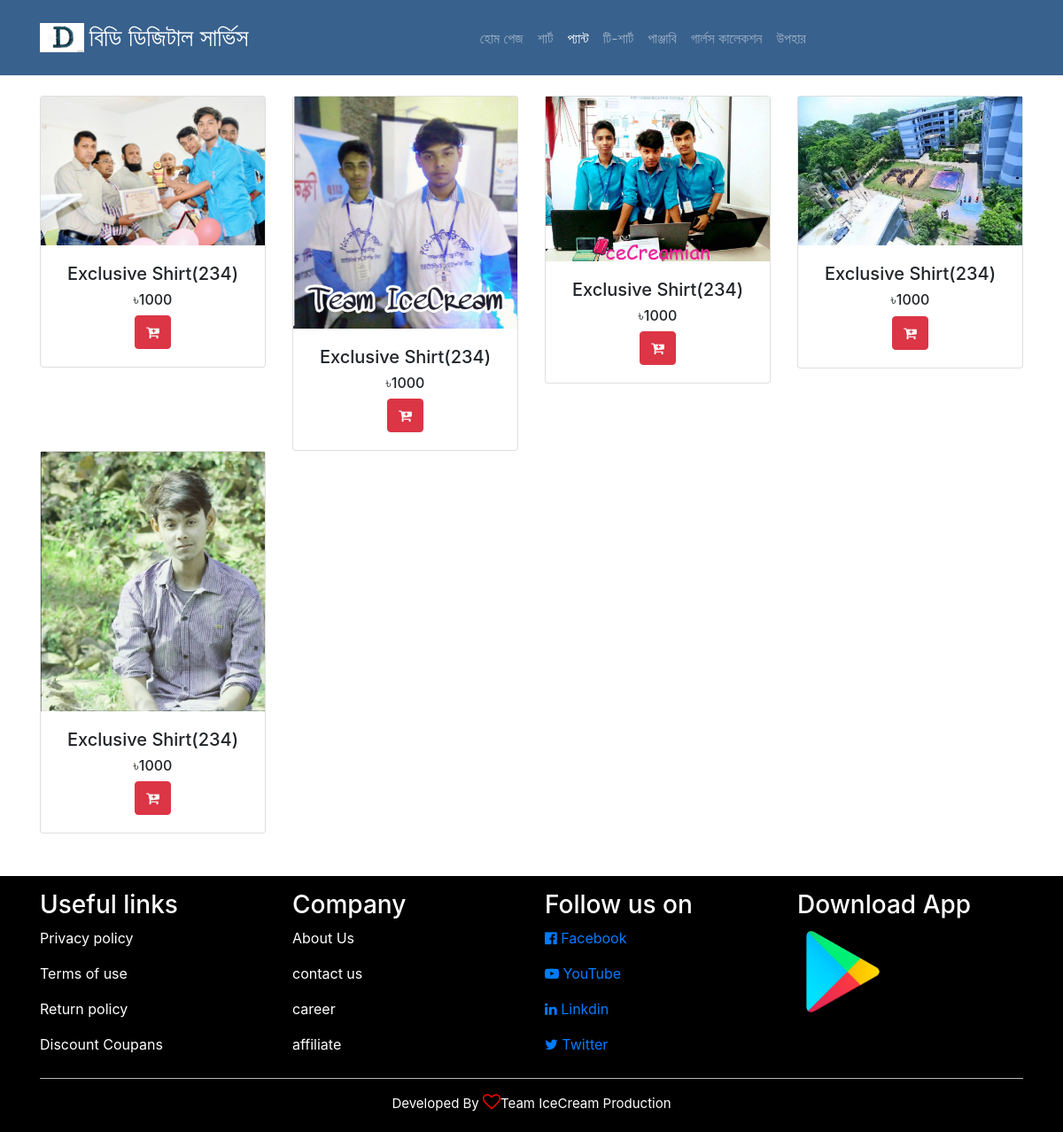
Page /pant/ on the committed database.
### pant/models.py (models this page shows, shortened)
class Pant(models.Model):
    title=models.CharField(max_length=100)
    product_code=models.CharField(max_length=100)
    picture=models.ImageField(upload_to="Pant",default='default.jpg')
    description=models.TextField()
    price=models.IntegerField()
    date=models.DateTimeField(auto_now_add=True)
    band=models.CharField(max_length=20,default='d comanpy')
    active=models.BooleanField(default=True)

### pant/views.py (the view)
# urls.py: path('pant/',PantListView.as_view()),
def pant(reqeust):
    product=Pant.objects.all().order_by('-date')
    context={'title':'pant',
    'product':product,}
    return render(reqeust,'pant.html',context)

### templates/pant.html
{% extends 'base.html' %}
{% load static %}
{% block body %}
<div class="container mt-5 pt-5 text-center">
 <div class="row">
   {% for p in product %}
   <div class="col-md-3">
     <div class="card">
     <a href="{% url 'pant_single' pk=p.pk %}"> <img src="{{ p.picture.url }}" class="img-fluid" alt="{{ p.title }}"></a>
       <div class="card-body">
         <h5>{{ p.title }}({{ p.product_code }})</h5>
         <h6>৳{{ p.price }}</h6>
         <button class="btn btn-danger"><i class="fa fa-cart-plus"></i></button>
       </div>
     </div>
   </div>
   {% endfor %}
 </div>
</div>
{% endblock %}

### static/css/style.css (style rules this page uses)
body { background-color: #fff; margin-top: 60px; }

### rows in the picture
Pant: picture (picture), title "Exclusive Shirt", product_code "234", price "1000"
Pant: picture (picture), title "Exclusive Shirt", product_code "234", price "1000"
Pant: picture (picture), title "Exclusive Shirt", product_code "234", price "1000"
Pant: picture (picture), title "Exclusive Shirt", product_code "234", price "1000"
Pant: picture (picture), title "Exclusive Shirt", product_code "234", price "1000"
